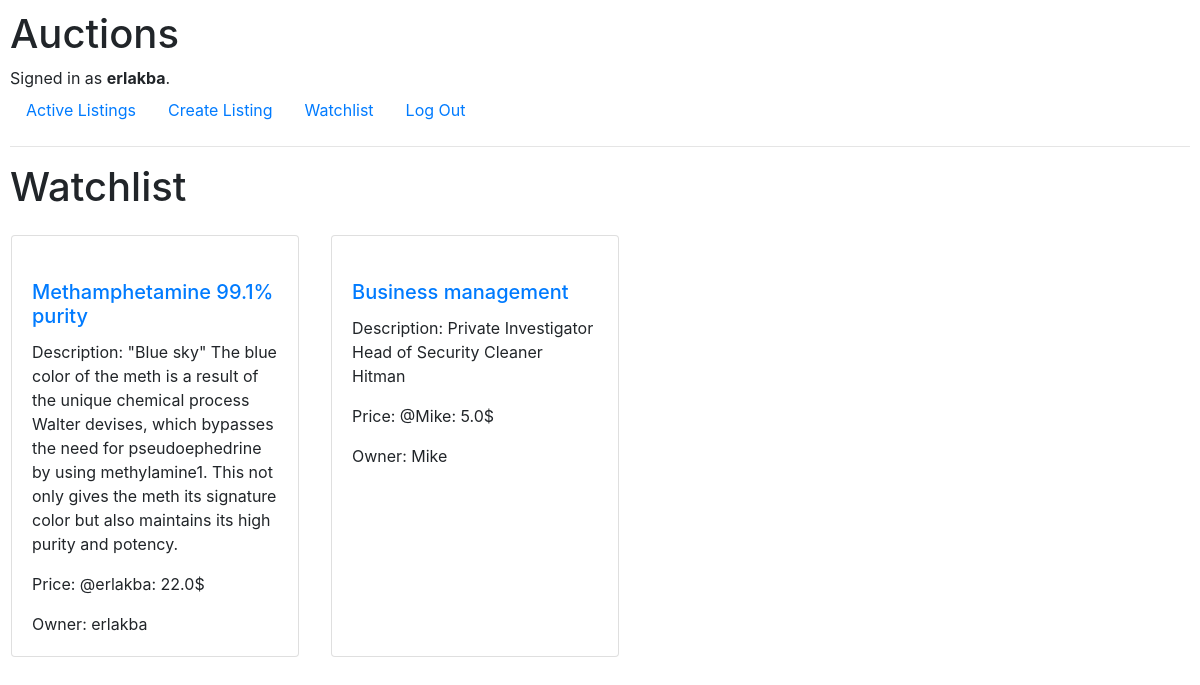
Page /watchList (signed in) on the committed database.
### auctions/models.py (models this page shows, shortened)
class User(AbstractUser):
    pass

class Listing(models.Model):
    title = models.CharField(max_length=20)
    description = models.TextField(max_length=400)
    image_url = models.URLField(max_length=1000)
    price = models.ForeignKey(Bid, on_delete=models.CASCADE, related_name="listing")
    owner = models.ForeignKey(User, on_delete=models.CASCADE, related_name="auctions", blank=True, null=True)
    is_active = models.BooleanField(default=True)
    category = models.ForeignKey(Category, on_delete=models.CASCADE, related_name="auctions")
    bidCount = models.DecimalField(max_digits=10, decimal_places=0, default=0)
    leadingUser = models.ForeignKey(User, on_delete=models.CASCADE, related_name="leadingUser", null=True)
    watchlist = models.ManyToManyField(User, blank=True, related_name="watchlist")

class Bid(models.Model):
    bid = models.FloatField(default=0)
    user = models.ForeignKey(User, on_delete=models.CASCADE, related_name="bids")
    def __str__(self):
        return f"@{self.user}: {self.bid}$"

### auctions/views.py (the view)
# urls.py: path("watchList", views.watchList, name="goodList"),
def watchList(request):
    user = request.user
    watchlist = user.watchlist.all()
    return render(request, "auctions/watchlist.html", {
        "watchlist": watchlist
    })

### auctions/templates/auctions/watchlist.html
{% extends 'auctions/layout.html' %}
{% block body %}
    <h1>Watchlist</h1>
    <div>
        <div class="row">
            {% for listing in watchlist %}
                <div class="card m-3" style="width: 18rem;">
                    <a href="{% url 'displayPage' listing.title %}"><img class="card-img-top" src="{{ listing.image_url }}" alt="{{ listing.titile }}"></a>
                    <div class="card-body">
                        <h5 class="card-title"><a href="{% url 'displayPage' listing.title %}">{{ listing.title }}</a></h5>
                        <p class="card-text">Description: {{ listing.description }}</p>
                        <p class="card-text">Price: {{ listing.price }}</p>
                        <p class="card-text">Owner: {{ listing.owner }}</p>
                    </div>
                </div>
            {% endfor %}
        </div>
    </div>
{% endblock %}

### auctions/templates/auctions/layout.html (shortened to what this page needs)
{% load static %}
<!DOCTYPE html>
<html lang="en">
    <head>
        <link rel="stylesheet" href="https://stackpath.bootstrapcdn.com/bootstrap/4.4.1/css/bootstrap.min.css">
        <link href="{% static 'auctions/styles.css' %}" rel="stylesheet">
    </head>
    <body>
        <h1>Auctions</h1>
        <div>
            {% if user.is_authenticated %}
                Signed in as <strong>{{ user.username }}</strong>.
            {% else %}
                Not signed in.
            {% endif %}
        </div>
        <ul class="nav">
            <li class="nav-item">
                <a class="nav-link" href="{% url 'index' %}">Active Listings</a>
            </li>
            {% if user.is_authenticated %}
                <li class="nav-item">
                    <a class="nav-link" href="{% url 'createListing' %}">Create Listing</a>
                </li>
                <li class="nav-item">
                    <a class="nav-link" href="{% url 'goodList' %}">Watchlist</a>
                </li>
                <li class="nav-item">
                    <a class="nav-link" href="{% url 'logout' %}">Log Out</a>
                </li>
            {% endif %}
        </ul>
        <hr>
        {% block body %}
        {% endblock %}
    </body>
</html>

### auctions/static/auctions/styles.css (style rules this page uses)
body { padding: 10px; }

### rows in the picture
User: username "erlakba"
Listing: title "Methamphetamine 99.1% purity", description "\"Blue sky\" The blue color of the meth is a result of the unique chemical process Walter devises, which bypasses the need for pseudoephedrine by using methylamine1. This not only gives the meth its signature color but also maintains its high purity and potency.", price "@erlakba: 22.0$", owner "erlakba"
Listing: title "Business management", description "Private Investigator Head of Security Cleaner Hitman", price "@Mike: 5.0$", owner "Mike"
